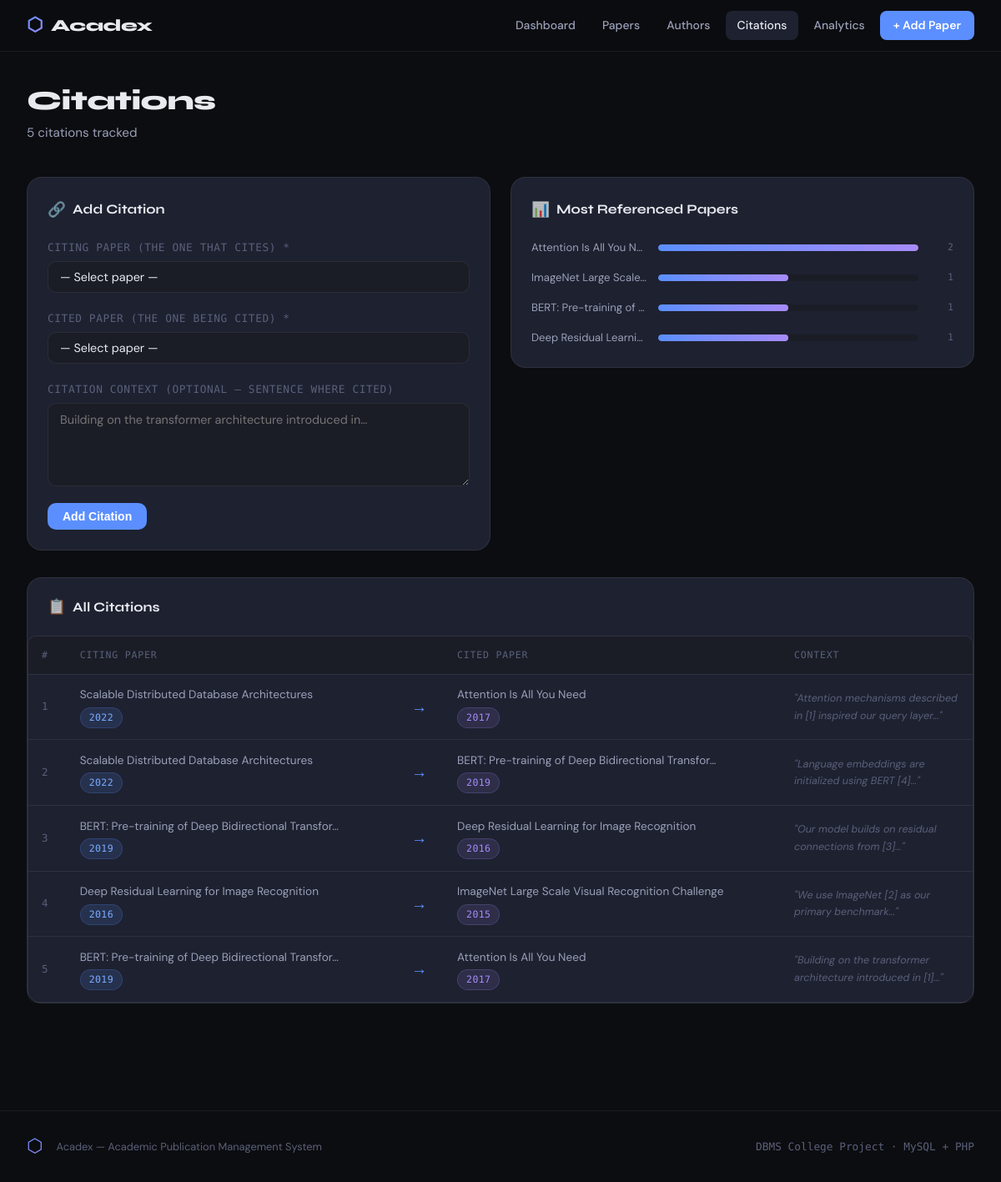
Page /citations.php on the committed database.
### tables this page shows
CREATE TABLE citations (
    citation_id      INT AUTO_INCREMENT PRIMARY KEY,
    citing_paper_id  INT NOT NULL,            
    cited_paper_id   INT NOT NULL,            
    context          TEXT,                    
    created_at       TIMESTAMP DEFAULT CURRENT_TIMESTAMP,
    UNIQUE KEY unique_citation (citing_paper_id, cited_paper_id),
    FOREIGN KEY (citing_paper_id) REFERENCES papers(paper_id) ON DELETE CASCADE,
    FOREIGN KEY (cited_paper_id)  REFERENCES papers(paper_id) ON DELETE CASCADE,
    CHECK (citing_paper_id <> cited_paper_id)
);

CREATE TABLE papers (
    paper_id         INT AUTO_INCREMENT PRIMARY KEY,
    title            VARCHAR(500) NOT NULL,
    abstract         TEXT,
    keywords         VARCHAR(500),
    doi              VARCHAR(150) UNIQUE,
    publication_year YEAR NOT NULL,
    venue_id         INT,
    pages            VARCHAR(50),
    pdf_url          VARCHAR(255),
    status           ENUM('Published', 'Under Review', 'Preprint', 'Retracted') DEFAULT 'Published',
    created_at       TIMESTAMP DEFAULT CURRENT_TIMESTAMP,
    FOREIGN KEY (venue_id) REFERENCES venues(venue_id) ON DELETE SET NULL,
    FULLTEXT(title, abstract, keywords)
);

### includes/db.php (called while the page is built, shortened)
<?php
function get_db(): mysqli {
    static $conn = null;
    if ($conn === null) {
        $conn = new mysqli(DB_HOST, DB_USER, DB_PASS, DB_NAME);
        $conn->set_charset('utf8mb4');
    }
    return $conn;
}
function db_query(string $sql, array $params = [], string $types = ''): array {
    $db   = get_db();
    $stmt = $db->prepare($sql);
    $stmt->execute();
    $result = $stmt->get_result();
    return $result ? $result->fetch_all(MYSQLI_ASSOC) : [];
}
?>

### citations.php (the view, shortened to what this page needs)
<?php
require 'includes/db.php';
$citations = db_query("
    SELECT
        c.citation_id,
        p1.title  AS citing_title,
        p1.publication_year AS citing_year,
        p2.title  AS cited_title,
        p2.publication_year AS cited_year,
        c.context
    FROM citations c
    JOIN papers p1 ON c.citing_paper_id = p1.paper_id
    JOIN papers p2 ON c.cited_paper_id  = p2.paper_id
    ORDER BY c.citation_id DESC
");
$top_cited = db_query("
    SELECT p.title, COUNT(*) AS cnt
    FROM citations c
    JOIN papers p ON c.cited_paper_id = p.paper_id
    GROUP BY c.cited_paper_id
    ORDER BY cnt DESC
    LIMIT 5
");
include 'includes/header.php';
?>
<div class="page-header">
  <h1>Citations</h1>
  <p><?= count($citations) ?> citation<?= count($citations) !== 1 ? 's' : '' ?> tracked</p>
</div>
<div class="two-col" style="align-items:start; margin-bottom:2rem;">
  <div class="card">
    <div class="card-title"><span class="ct-icon">🔗</span> Add Citation</div>
    <form method="POST" action="citations.php">
      <div class="form-grid">
        <div class="form-group full">
          <label>Citing Paper (the one that cites) *</label>
          <select name="citing_paper_id" required>
            <option value="">— Select paper —</option>
          </select>
        </div>
        <div class="form-group full">
          <label>Cited Paper (the one being cited) *</label>
          <select name="cited_paper_id" required>
            <option value="">— Select paper —</option>
          </select>
        </div>
        <div class="form-group full">
          <label>Citation Context <span style="color:var(--text3)">(optional — sentence where cited)</span></label>
          <textarea name="context" rows="2"
                    placeholder="Building on the transformer architecture introduced in…"><?= htmlspecialchars($_POST['context'] ?? '') ?></textarea>
        </div>
      </div>
      <div style="margin-top:1.25rem;">
        <button type="submit" class="btn btn-primary">Add Citation</button>
      </div>
    </form>
  </div>
  <div class="card">
    <div class="card-title"><span class="ct-icon">📊</span> Most Referenced Papers</div>
    <?php if ($top_cited): ?>
    <div class="bar-chart">
      <?php $max = max(array_column($top_cited, 'cnt')); ?>
      <?php foreach ($top_cited as $r): ?>
      <div class="bar-row">
        <div class="bar-label" title="<?= htmlspecialchars($r['title']) ?>">
          <?= htmlspecialchars(mb_strimwidth($r['title'], 0, 30, '…')) ?>
        </div>
        <div class="bar-track">
          <div class="bar-fill" data-width="<?= round($r['cnt']/$max*100) ?>%"></div>
        </div>
        <div class="bar-val"><?= $r['cnt'] ?></div>
      </div>
      <?php endforeach; ?>
    </div>
    <?php else: ?>
    <p style="color:var(--text3);font-size:0.85rem;">No citation data yet.</p>
    <?php endif; ?>
  </div>
</div>
<div class="card" style="padding:0;">
  <div class="card-title" style="padding:1.25rem 1.5rem 0;">
    <span class="ct-icon">📋</span> All Citations
  </div>
  <?php if ($citations): ?>
  <div class="table-wrap" style="margin-top:1rem;">
    <table>
      <thead>
        <tr>
          <th>#</th>
          <th>Citing Paper</th>
          <th></th>
          <th>Cited Paper</th>
          <th>Context</th>
        </tr>
      </thead>
      <tbody>
        <?php foreach ($citations as $i => $c): ?>
        <tr>
          <td class="mono" style="color:var(--text3);"><?= $i + 1 ?></td>
          <td>
            <div style="font-size:0.85rem;"><?= htmlspecialchars(mb_strimwidth($c['citing_title'], 0, 50, '…')) ?></div>
            <span class="badge badge-blue" style="margin-top:3px;"><?= $c['citing_year'] ?></span>
          </td>
          <td style="font-size:1.2rem;color:var(--accent);text-align:center;">→</td>
          <td>
            <div style="font-size:0.85rem;"><?= htmlspecialchars(mb_strimwidth($c['cited_title'], 0, 50, '…')) ?></div>
            <span class="badge badge-purple" style="margin-top:3px;"><?= $c['cited_year'] ?></span>
          </td>
          <td style="font-size:0.78rem;color:var(--text3);font-style:italic;max-width:200px;">
            <?= $c['context'] ? '"' . htmlspecialchars(mb_strimwidth($c['context'], 0, 80, '…')) . '"' : '—' ?>
          </td>
        </tr>
        <?php endforeach; ?>
      </tbody>
    </table>
  </div>
  <?php endif; ?>
</div>
<?php include 'includes/footer.php'; ?>

### includes/header.php (shortened to what this page needs)
<?php
$current    = basename($_SERVER['PHP_SELF'], '.php');
?>
<!DOCTYPE html>
<html lang="en">
<head>
  <link rel="stylesheet" href="assets/css/style.css">
</head>
<body>
<nav class="navbar">
  <a href="index.php" class="nav-brand">
    <span class="brand-icon">⬡</span>
    <span>Acadex</span>
  </a>
  <ul class="nav-links">
    <li><a href="index.php"       class="<?= $current==='index'     ?'active':'' ?>">Dashboard</a></li>
    <li><a href="papers.php"      class="<?= $current==='papers'    ?'active':'' ?>">Papers</a></li>
    <li><a href="authors.php"     class="<?= $current==='authors'   ?'active':'' ?>">Authors</a></li>
    <li><a href="citations.php"   class="<?= $current==='citations' ?'active':'' ?>">Citations</a></li>
    <li><a href="analytics.php"   class="<?= $current==='analytics' ?'active':'' ?>">Analytics</a></li>
    <li><a href="add_paper.php"   class="btn-nav <?= $current==='add_paper'?'active':'' ?>">+ Add Paper</a></li>
  </ul>
</nav>
<main class="page-content">

### includes/footer.php (shortened to what this page needs)
</main>
<footer class="site-footer">
  <div class="footer-inner">
    <span class="brand-icon">⬡</span>
    <span>Acadex — Academic Publication Management System</span>
    <span class="footer-meta">DBMS College Project · MySQL + PHP</span>
  </div>
</footer>
</body>
</html>

### rows in the picture
citations: citing_paper.title "Scalable Distributed Database Architectures", citing_paper.publication_year "2022", cited_paper.title "Attention Is All You Need", cited_paper.publication_year "2017", context "Attention mechanisms described in [1] inspired our query layer..."
citations: citing_paper.title "Scalable Distributed Database Architectures", citing_paper.publication_year "2022", cited_paper.title "BERT: Pre-training of Deep Bidirectional Transfor…", cited_paper.publication_year "2019", context "Language embeddings are initialized using BERT [4]..."
citations: citing_paper.title "BERT: Pre-training of Deep Bidirectional Transfor…", citing_paper.publication_year "2019", cited_paper.title "Deep Residual Learning for Image Recognition", cited_paper.publication_year "2016", context "Our model builds on residual connections from [3]..."
citations: citing_paper.title "Deep Residual Learning for Image Recognition", citing_paper.publication_year "2016", cited_paper.title "ImageNet Large Scale Visual Recognition Challenge", cited_paper.publication_year "2015", context "We use ImageNet [2] as our primary benchmark..."
citations: citing_paper.title "BERT: Pre-training of Deep Bidirectional Transfor…", citing_paper.publication_year "2019", cited_paper.title "Attention Is All You Need", cited_paper.publication_year "2017", context "Building on the transformer architecture introduced in [1]..."

### other values in the picture
count($citations) "5"
mb_strimwidth($r['title'], 0, 30, '…') "Attention Is All You N…"
$r['cnt'] "2"
mb_strimwidth($r['title'], 0, 30, '…') "ImageNet Large Scale…"
$r['cnt'] "1"
mb_strimwidth($r['title'], 0, 30, '…') "BERT: Pre-training of…"
mb_strimwidth($r['title'], 0, 30, '…') "Deep Residual Learni…"
